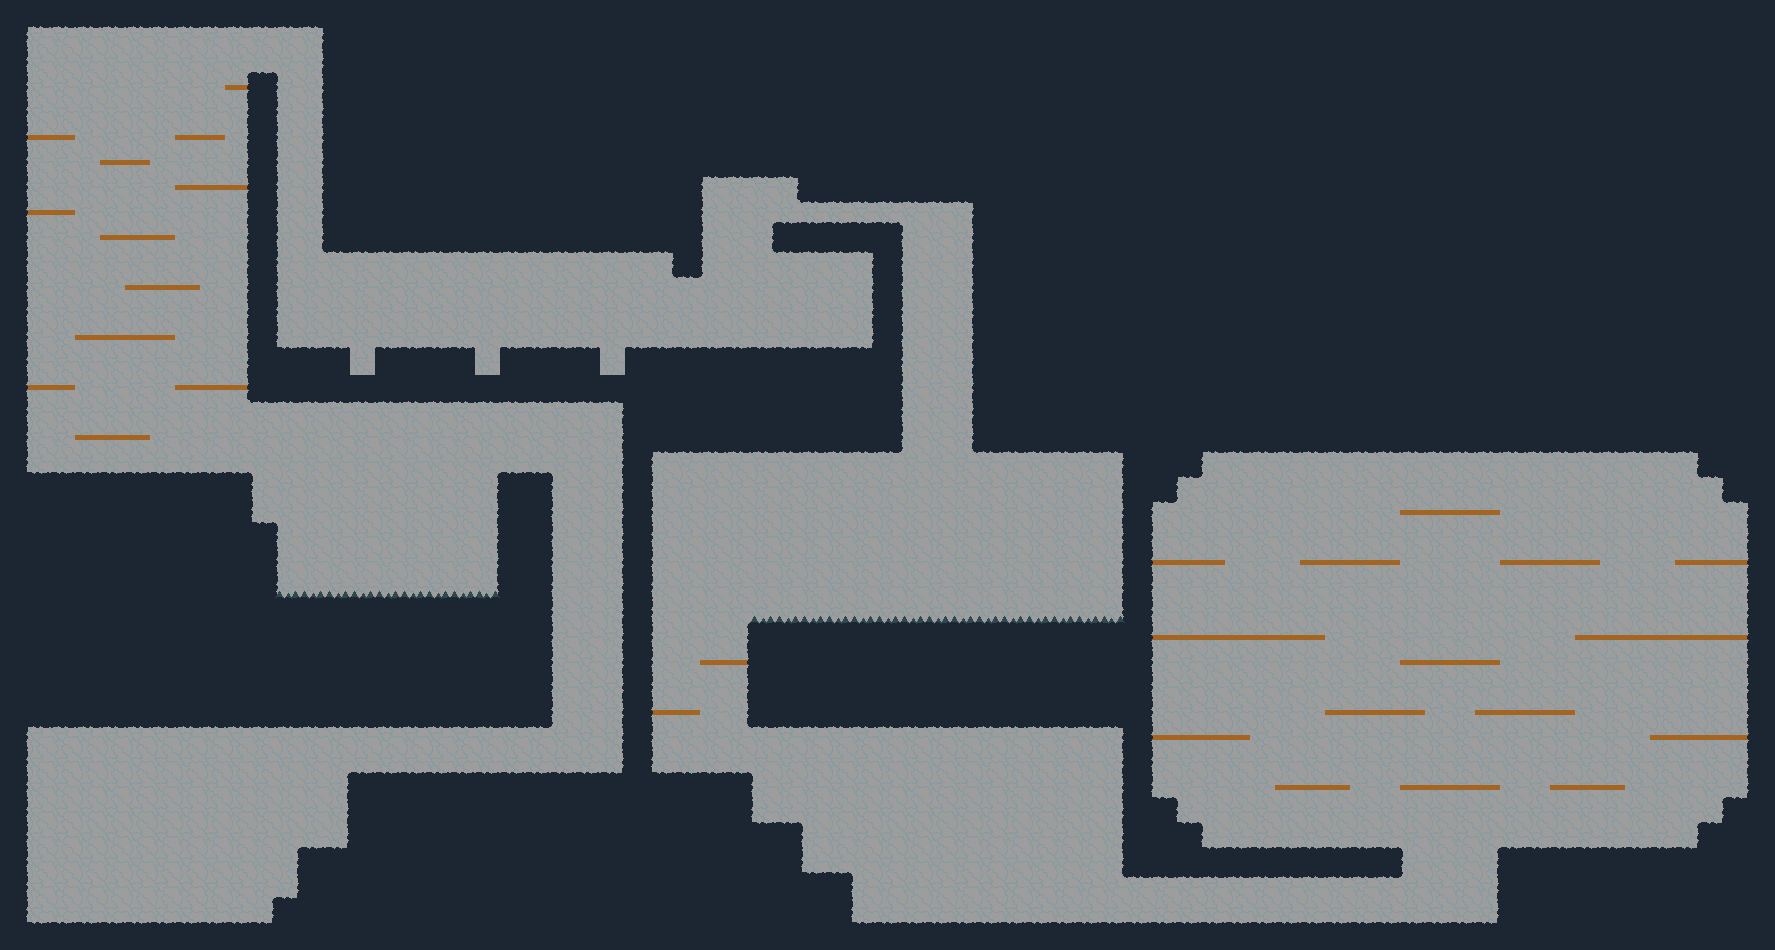

Below is a game level as drawn by its tile map, then a one-line description and the .tmx that defines it (tile-layer data replaced by summaries):
An orthogonal 71x38 tile map with 25x25 px tiles, 2 tile layers (Background, Foreground) and 7 objects.

<map version="1.0" orientation="orthogonal" renderorder="right-down" width="71" height="38" tilewidth="25" tileheight="25" nextobjectid="1">
 <tileset firstgid="1" name="demo_tiles" tilewidth="25" tileheight="25" tilecount="36">
  <image source="Tile Sets/demo_tiles.png" width="150" height="150" />
  <tile id="7">
   <objectgroup draworder="index">
    <object id="0" x="0" y="0" width="25" height="25" />
   </objectgroup>
  </tile>
  <tile id="21">
   <objectgroup draworder="index">
    <object id="0" x="0" y="10.0625" width="24.9375" height="5" />
   </objectgroup>
  </tile>
  <tile id="22">
   <objectgroup draworder="index">
    <object id="0" x="0.03125" y="9.9375" width="24.9375" height="5" />
   </objectgroup>
  </tile>
  <tile id="23">
   <objectgroup draworder="index">
    <object id="0" x="0.09375" y="9.9375" width="24.9375" height="5" />
   </objectgroup>
  </tile>
  <tile id="30">
   <objectgroup draworder="index">
    <object id="0" x="0" y="16" width="25" height="9.00004" />
   </objectgroup>
  </tile>
  <tile id="31">
   <objectgroup draworder="index">
    <object id="0" x="-0.0217391" y="15.9891" width="25" height="9.00004" />
   </objectgroup>
  </tile>
  <tile id="32">
   <objectgroup draworder="index">
    <object id="0" x="-0.0217391" y="15.9348" width="25" height="9.00004" />
   </objectgroup>
  </tile>
 </tileset>
 <layer name="Background" width="71" height="38">
  <data>[2698 cells, 2698 non-empty, 2 distinct tile ids]</data>
 </layer>
 <layer name="Foreground" width="71" height="38">
  <data>[2698 cells, 561 non-empty, 20 distinct tile ids]</data>
 </layer>
</map>